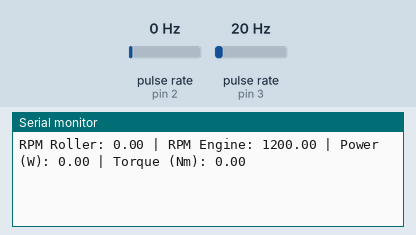
Bench run of a sketch on a simulated Arduino Uno, built with avr-gcc and run on an emulated ATmega328P. On the bench: the last lines printed to the serial monitor. Wiring (inferred from the names in the program): 2 × pulse sensor: data pin 2 / data pin 3. The inputs (shaded band) are chosen by the test bench; at power-on: pulse rate (sensor on pin 2) 0 Hz, pulse rate (sensor on pin 3) 20 Hz.

Above: at 1.2 s.
1.3 s: pulse rate (sensor on pin 2) set to 4 Hz
At 2.6 s:
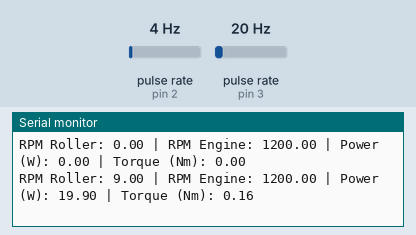
2.8 s: pulse rate (sensor on pin 3) set to 4 Hz
At 3.5 s:
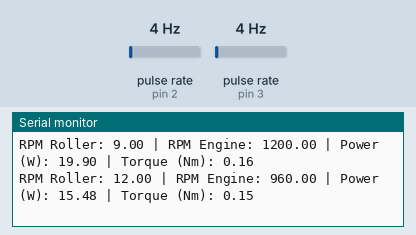
4.3 s: pulse rate (sensor on pin 2) set to 50 Hz
At 5.6 s:
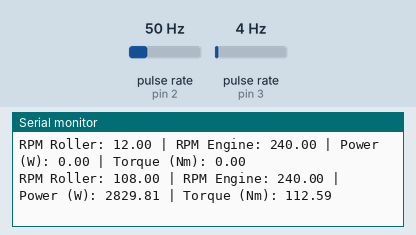
5.8 s: pulse rate (sensor on pin 3) set to 50 Hz
At 6.8 s:
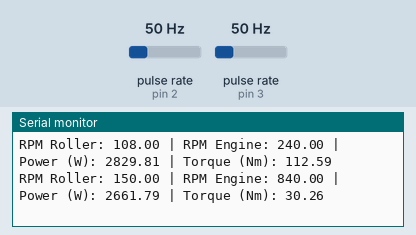
Timing chart, 0 to 8.3 s (numbered marks = the images above; inputs shaded):
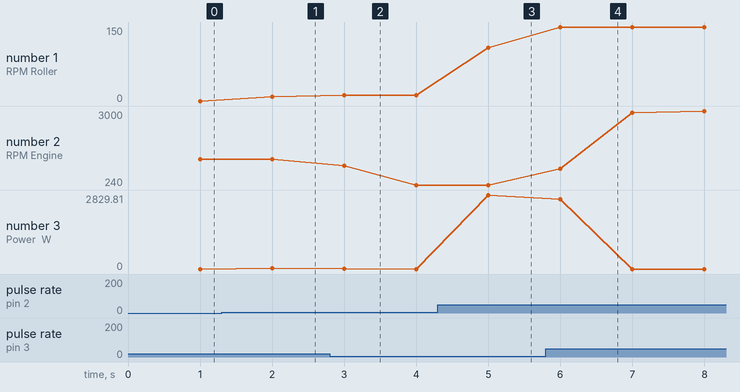

The sketch:

PowerDanTorsi02.ino
```cpp
//DYNOTEST DENGAN MEMPERHITUNGKAN BERAT KENDARAAN DAN BERAT PENGEMUDI
// Konstanta
const int pinEncoderRoller = 2; // Pin untuk input encoder roller (interrupt 0)
const int pinEngineRPM = 3;     // Pin untuk input RPM engine (interrupt 1)

volatile unsigned long pulseCountRoller = 0;
volatile unsigned long pulseCountEngine = 0;

unsigned long previousMillis = 0;
const unsigned long interval = 1000; // Interval pengukuran dalam ms (1 detik)

// Konstanta untuk menghitung daya
float rollerMass = 200;         // Massa roller (kg)
float rollerRadius = 0.5;       // Radius roller (meter)
float vehicleMass = 150;        // Massa kendaraan (kg)
float driverMass = 70;          // Massa pengemudi (kg)
float wheelRadius = 0.3;        // Radius roda kendaraan (meter)
float inertiaTotal;             // Momen inersia total (roller + kendaraan)

float previousAngularVelocityRoller = 0; // Kecepatan sudut roller sebelumnya
float deltaEnergy = 0; // Delta energi rotasi
float power = 0;       // Daya dalam watt
float torque = 0;      // Torsi dalam Nm

void setup() {
  Serial.begin(9600);

  // Setup pin input untuk encoder roller dan sinyal RPM mesin
  pinMode(pinEncoderRoller, INPUT);
  pinMode(pinEngineRPM, INPUT);

  // Attach interrupt untuk menangkap pulsa dari encoder roller
  attachInterrupt(digitalPinToInterrupt(pinEncoderRoller), countPulseRoller, RISING);
  attachInterrupt(digitalPinToInterrupt(pinEngineRPM), countPulseEngine, RISING);

  // Menghitung momen inersia roller
  float inertiaRoller = 0.5 * rollerMass * pow(rollerRadius, 2);

  // Menghitung momen inersia total (roller + kendaraan)
  inertiaTotal = inertiaRoller + (vehicleMass + driverMass) * pow(wheelRadius, 2);
}

void loop() {
  unsigned long currentMillis = millis();

  if (currentMillis - previousMillis >= interval) {
    // Interval 1 detik
    previousMillis = currentMillis;

    // Hitung RPM roller berdasarkan jumlah pulsa
    float rpmRoller = (pulseCountRoller * 60.0) / 20.0; // Asumsikan 20 pulsa per revolusi (sesuaikan dengan encoder)
    pulseCountRoller = 0; // Reset pulse count setelah pengukuran

    // Hitung RPM engine berdasarkan jumlah pulsa
    float rpmEngine = (pulseCountEngine * 60.0) / 1.0; // Sesuaikan dengan sinyal engine
    pulseCountEngine = 0; // Reset pulse count setelah pengukuran

    // Menghitung kecepatan sudut (angular velocity) dari roller (rad/s)
    float angularVelocityRoller = (2 * PI * rpmRoller) / 60.0;

    // Menghitung energi rotasi dengan momen inersia total
    float energyRoller = 0.5 * inertiaTotal * pow(angularVelocityRoller, 2);

    // Menghitung delta energi rotasi
    deltaEnergy = energyRoller - (0.5 * inertiaTotal * pow(previousAngularVelocityRoller, 2));

    // Hitung power (daya) dalam watt
    power = deltaEnergy; // Delta energi per detik (interval 1 detik)

    // Hitung torsi berdasarkan daya dan RPM engine
    float angularVelocityEngine = (2 * PI * rpmEngine) / 60.0;
    torque = power / angularVelocityEngine;

    // Simpan kecepatan sudut sebelumnya
    previousAngularVelocityRoller = angularVelocityRoller;

    // Tampilkan hasil pada Serial Monitor
    Serial.print("RPM Roller: ");
    Serial.print(rpmRoller);
    Serial.print(" | RPM Engine: ");
    Serial.print(rpmEngine);
    Serial.print(" | Power (W): ");
    Serial.print(power);
    Serial.print(" | Torque (Nm): ");
    Serial.println(torque);
  }
}

void countPulseRoller() {
  pulseCountRoller++;
}

void countPulseEngine() {
  pulseCountEngine++;
}
```

Measured:
- after the input at 1.3 s, the serial monitor: prints a new line after 0.70 s (image 1)
- after the input at 2.8 s, the serial monitor: prints a new line after 0.20 s (image 2)
- after the input at 4.3 s, the serial monitor: prints a new line after 0.70 s (image 3)
- after the input at 5.8 s, the serial monitor: prints a new line after 0.20 s (image 4)
- plotted number 1: 0 → 9 after the input at 1.3 s, 12 → 108 after the input at 4.3 s
- plotted number 2: 1200 → 240 after the input at 2.8 s, 240 → 3000 after the input at 5.8 s
- plotted number 3: 0 → 19.9 after the input at 1.3 s, 0 → 2829.81 after the input at 4.3 s
